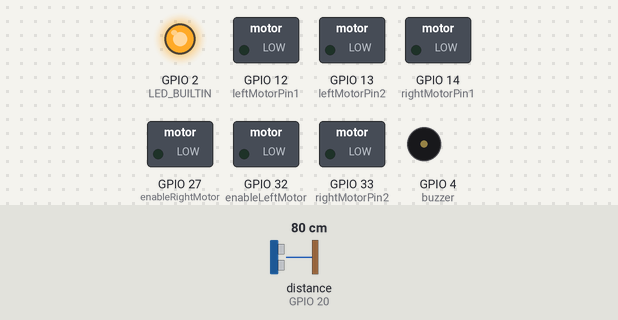
A program run on a simulated ESP32. Parts: switched loads named in the program (green lamp = pin HIGH), output pins drawn as LEDs (lit = HIGH), buzzer (waves = sounding, pin HIGH). Wiring (inferred from the names in the program): ultrasonic range finder: trigger GPIO 22; echo GPIO 20. The inputs (shaded band) are chosen by the test bench; at power-on: distance to the obstacle (sensor on GPIO 20) 80 cm. The echo pulse lasts 58.3 µs per cm; pins used as bus, display or sensor lines are not drawn.

Above: at 1.3 s.
1.4 s: distance to the obstacle (sensor on GPIO 20) set to 6 cm
2.9 s: distance to the obstacle (sensor on GPIO 20) set to 3 cm
At 4.1 s:
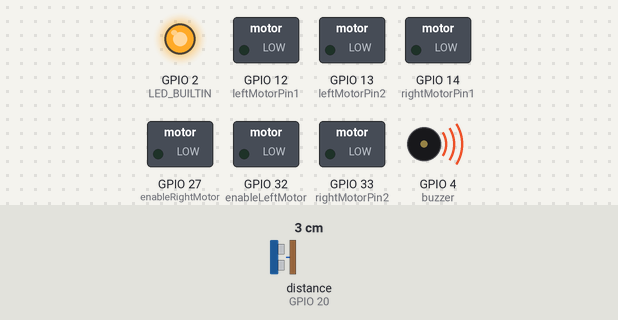
4.4 s: distance to the obstacle (sensor on GPIO 20) set to 9 cm
At 5.4 s:
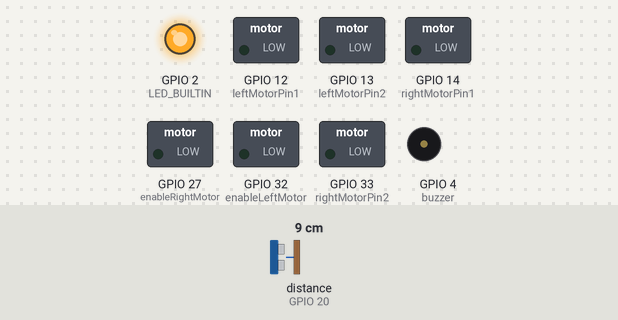
5.9 s: distance to the obstacle (sensor on GPIO 20) set to 2 cm
At 6.6 s:
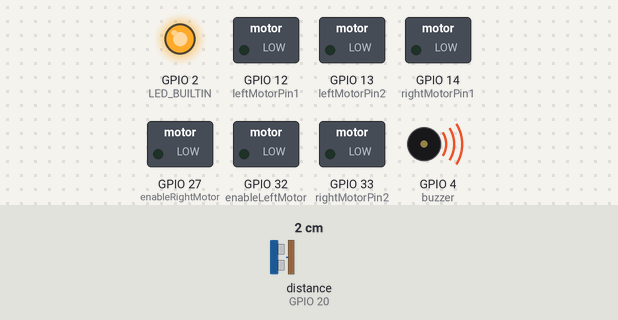
Timing chart, 0 to 8.4 s (numbered marks = the images above; inputs shaded):
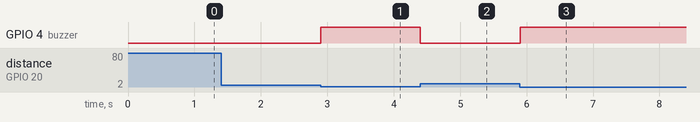

Measured:
- the behaviour switches between 5 and 4 cm on distance to the obstacle (sensor on GPIO 20) (found by bisection; images 0 and 1)
- after the input at 1.4 s, every drawn part: stays the same
- after the input at 2.9 s, GPIO 4 (buzzer): LOW → HIGH at once
- after the input at 4.4 s, GPIO 4 (buzzer): HIGH → LOW at once
- after the input at 5.9 s, GPIO 4 (buzzer): LOW → HIGH at once

The program:

main.cpp
```cpp
#include <WiFi.h>

// Motors
int enableRightMotor = 27;
int rightMotorPin1 = 14;
int rightMotorPin2 = 33;
int enableLeftMotor = 32;
int leftMotorPin1 = 12;
int leftMotorPin2 = 13;
#define MAX_MOTOR_SPEED 255
int speed_motor = 200;
const int PWMFreq = 1000;
const int PWMResolution = 8;
const int rightMotorPWMSpeedChannel = 4;
const int leftMotorPWMSpeedChannel = 5;

// IR Sensors
int leftMostIR = 36;
int leftIR = 39;
int rightIR = 34;
int rightMostIR = 25;

// Proximity Sensor
int proximityTrig = 22;
int proximityEcho = 20;

// Buzzer
int buzzer= 4;

// Initialize Wifi Ports
WiFiServer serverMotor(1);
WiFiServer serverIR(2);
WiFiServer serverVelocity(3);
WiFiClient clientMotor;
WiFiClient clientIR;
WiFiClient clientVelocity;


// Change Motor Speed
void rotateMotor(int rightMotorSpeed, int leftMotorSpeed) {
  digitalWrite(rightMotorPin1, rightMotorSpeed > 0);
  digitalWrite(rightMotorPin2, rightMotorSpeed < 0);
  digitalWrite(leftMotorPin1,  leftMotorSpeed > 0);
  digitalWrite(leftMotorPin2,  leftMotorSpeed < 0);
  ledcWrite(rightMotorPWMSpeedChannel, abs(rightMotorSpeed));
  ledcWrite(leftMotorPWMSpeedChannel, abs(leftMotorSpeed));
}

float distance() {
  // Trigger the ultrasonic pulse
  digitalWrite(proximityTrig, LOW);
  delayMicroseconds(2);
  digitalWrite(proximityTrig, HIGH);
  delayMicroseconds(10);
  digitalWrite(proximityTrig, LOW);
  // Measure the duration of the echo pulse
  long duration = pulseIn(proximityEcho, HIGH, 30000); // 30 ms timeout (~5 m)
  // Convert time to distance (speed of sound = 34300 cm/s)
  float distance_cm = (duration / 2.0) * 0.0343;
  return distance_cm;  // return distance in cm
}

// Setup Pins
void setUpPinModes() {
  // Right Motor
  pinMode(enableRightMotor, OUTPUT);
  pinMode(rightMotorPin1, OUTPUT);
  pinMode(rightMotorPin2, OUTPUT);
  // Left Motor
  pinMode(enableLeftMotor, OUTPUT);
  pinMode(leftMotorPin1, OUTPUT);
  pinMode(leftMotorPin2, OUTPUT);
  // Motor PWM
  ledcSetup(rightMotorPWMSpeedChannel, PWMFreq, PWMResolution);
  ledcSetup(leftMotorPWMSpeedChannel, PWMFreq, PWMResolution);
  ledcAttachPin(enableRightMotor, rightMotorPWMSpeedChannel);
  ledcAttachPin(enableLeftMotor, leftMotorPWMSpeedChannel);
  rotateMotor(0, 0);
  // IR Sensors
  pinMode(leftMostIR, INPUT);
  pinMode(leftIR, INPUT);
  pinMode(rightIR, INPUT);
  pinMode(rightMostIR, INPUT);
  // Proximity Sensor
  pinMode(proximityTrig, OUTPUT);
  pinMode(proximityEcho, INPUT);
  // Buzzer
  pinMode(buzzer, OUTPUT);
}

void setup() {
  setUpPinModes();
  Serial.begin(9600); // Need to Ensure we are at correct baud rate to see in serial monitor
  WiFi.softAP("ESP32-ROVER", "12345678");
  delay(100);

  // Start Each Loop
  serverMotor.begin();
  serverIR.begin();
  serverVelocity.begin();

  // Turn On LED When Wifi Connection is Established
  pinMode(LED_BUILTIN, OUTPUT);
  digitalWrite(LED_BUILTIN, HIGH);
}

void loop() {
  // Accept new clients
  if (!clientMotor || !clientMotor.connected()) {
    clientMotor = serverMotor.available();
    if (clientMotor) Serial.println("Motor client connected");
  }
  if (!clientIR || !clientIR.connected()) {
    clientIR = serverIR.available();
    if (clientIR) Serial.println("IR client connected");
  }
  if (!clientVelocity || !clientVelocity.connected()) {
    clientVelocity = serverVelocity.available();
    if (clientVelocity) Serial.println("Velocity client connected");
  }

  // Motor Control
  if (clientMotor && clientMotor.connected() && clientMotor.available()) {
    char command = clientMotor.read();
    int rightMotorSpeed = 0;
    int leftMotorSpeed = 0;
    // Manual
    if (command == 'U') {
      rightMotorSpeed = speed_motor;
      leftMotorSpeed = speed_motor;
      rotateMotor(rightMotorSpeed, leftMotorSpeed);
    } else if (command == 'D') {
      rightMotorSpeed = -speed_motor;
      leftMotorSpeed = -speed_motor;
      rotateMotor(rightMotorSpeed, leftMotorSpeed);
    } else if (command == 'L') {
      rightMotorSpeed = speed_motor;
      leftMotorSpeed = -speed_motor;
      rotateMotor(rightMotorSpeed, leftMotorSpeed);
    } else if (command == 'R') {
      rightMotorSpeed = -speed_motor;
      leftMotorSpeed = speed_motor;
      rotateMotor(rightMotorSpeed, leftMotorSpeed);
    } else if (command == 'S') {
      rightMotorSpeed = 0;
      leftMotorSpeed = 0;
      rotateMotor(rightMotorSpeed, leftMotorSpeed);
    // Automatic
    } else if (command == 'A') {
      if (digitalRead(leftMostIR) == 0) { // Right
        rotateMotor(-speed_motor, speed_motor*.5);
      } else if (digitalRead(rightMostIR) == 0) { // Left
        rotateMotor(speed_motor*.5, -speed_motor);
      } else if (digitalRead(rightMostIR) == 1 && digitalRead(rightMostIR) == 1) {
        rotateMotor(-speed_motor, -speed_motor);
      }
      else {
        rotateMotor(0, 0);
      }
    }
  }

  // Send IR Sensor Data
  static unsigned long lastSendTime = 0;
  if (clientIR && clientIR.connected() && millis() - lastSendTime >= 100) {
    lastSendTime = millis();
    String irData = String(digitalRead(leftMostIR)) +
                    String(digitalRead(leftIR)) +
                    String(digitalRead(rightIR)) +
                    String(digitalRead(rightMostIR));
    clientIR.print(irData);
    Serial.println(irData);
  }

  // Change Velocity
  if (clientVelocity && clientVelocity.connected() && clientVelocity.available()) {
    char velocity = clientVelocity.read();
    if (isdigit(velocity)) {
      int velocityValue = velocity - '0';
      speed_motor = MAX_MOTOR_SPEED * (velocityValue / 9.0);
    }
  }

  // Proximity Interrupt
  float d = distance();

  if (d > 0 && d < 5) {
    while (true) {
      float d_check = distance();
      if (d_check < 0 || d_check >= 5) break;
      rotateMotor(0, 0);           // Stop motor
      digitalWrite(buzzer, HIGH);  // Activate buzzer
    }
    digitalWrite(buzzer, LOW);     // Turn off buzzer
  }

  delay(5); // Minimal delay to avoid CPU hogging
}
```
